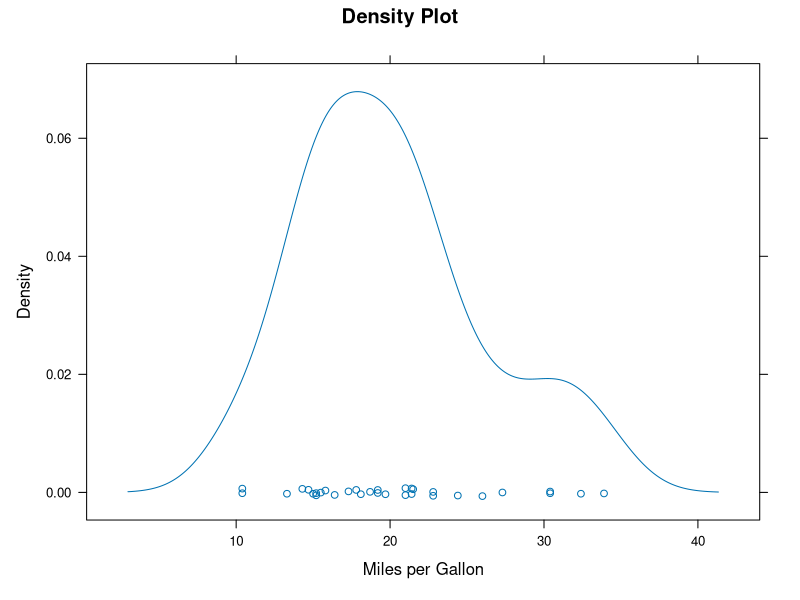
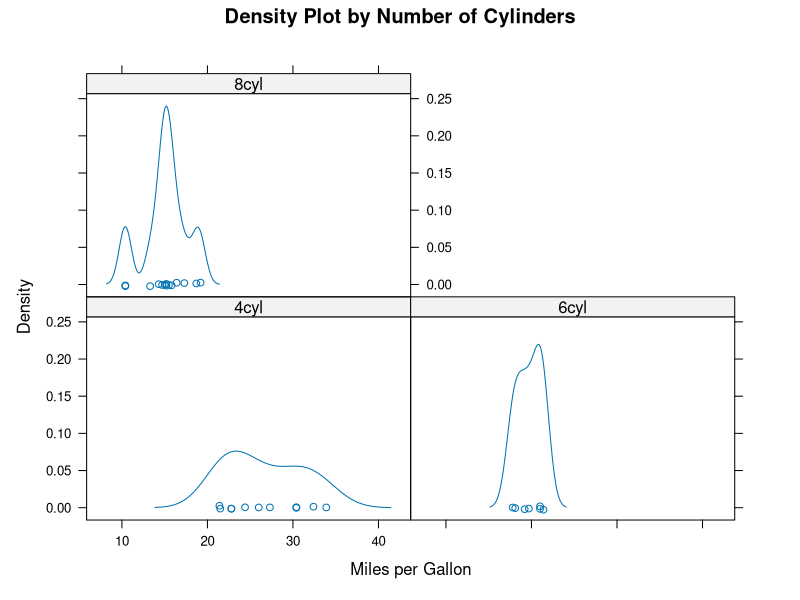
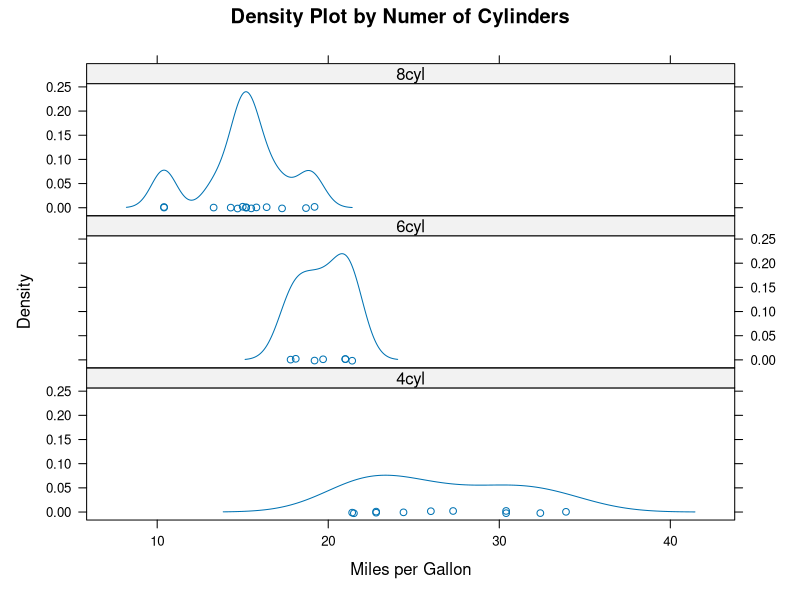
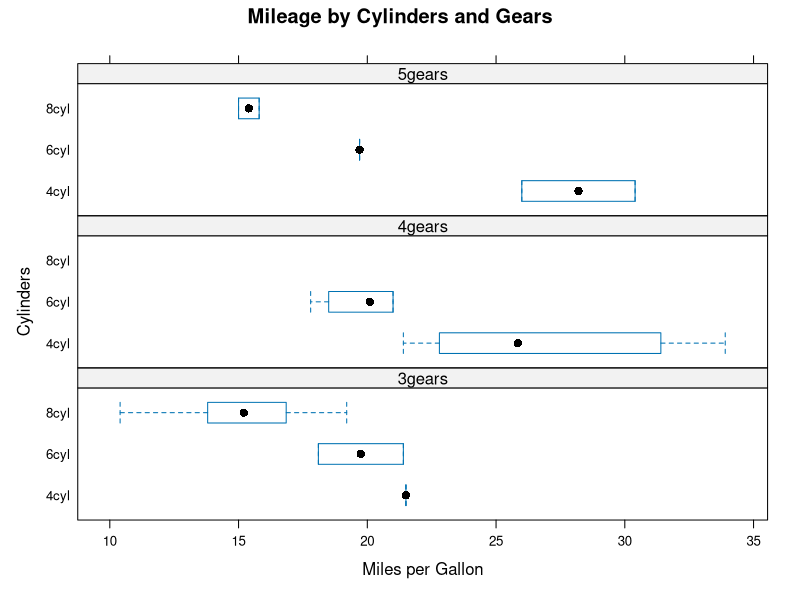
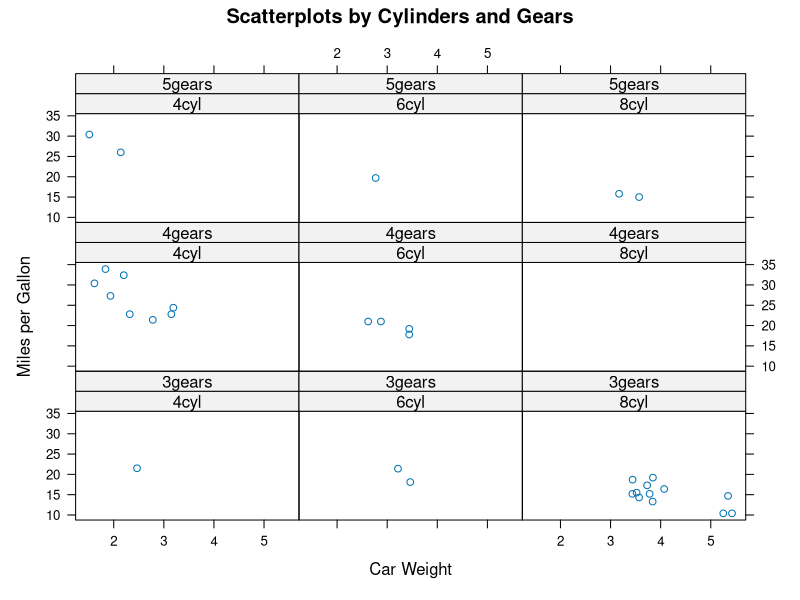
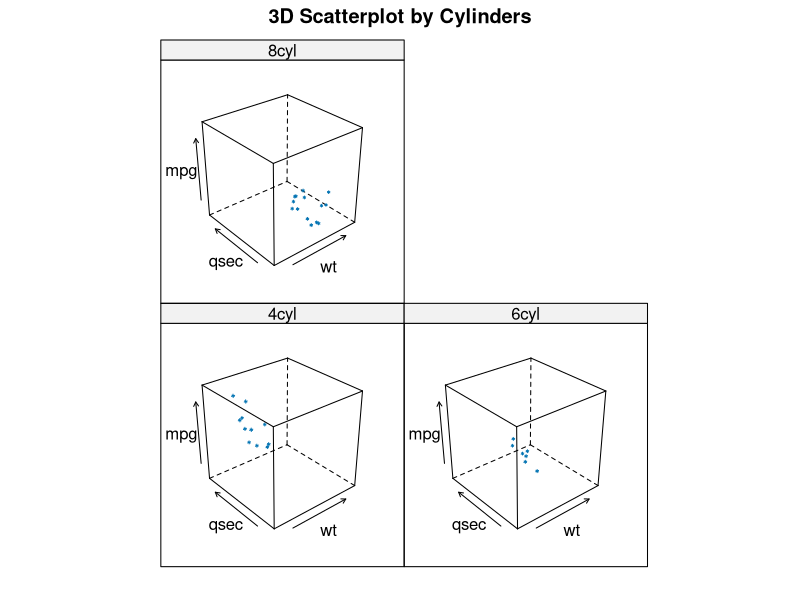
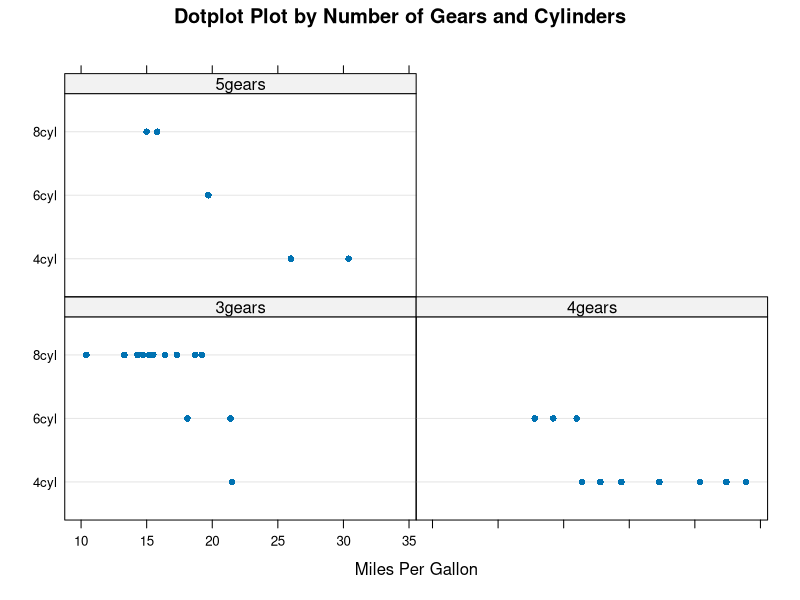
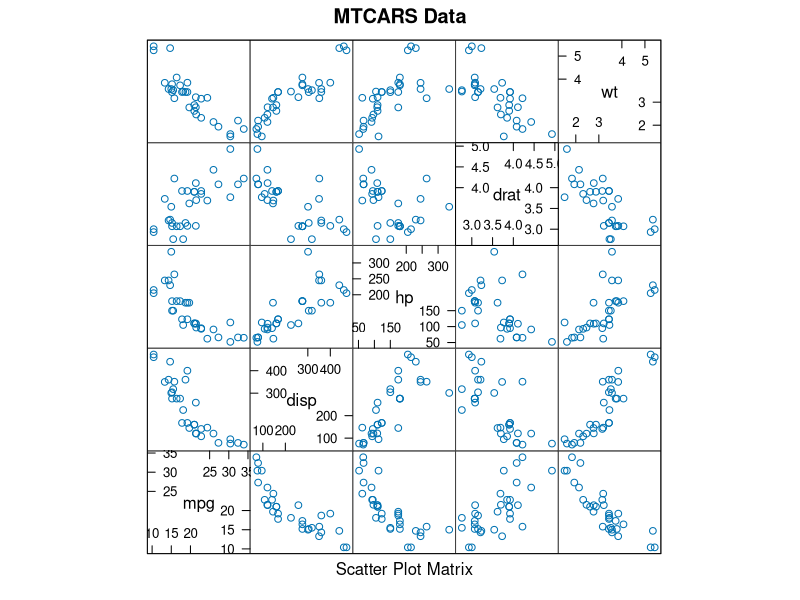

R code for these plots, in order:
# https://www.statmethods.net/advgraphs/trellis.html

library(lattice)
attach(mtcars)

# create factors with value labels
gear.f<-factor(gear,levels=c(3,4,5),
               labels=c("3gears","4gears","5gears"))
cyl.f <-factor(cyl,levels=c(4,6,8),
               labels=c("4cyl","6cyl","8cyl"))

# kernel density plot
densityplot(~mpg,
            main="Density Plot",
            xlab="Miles per Gallon")

densityplot(~mpg|cyl.f,
            main="Density Plot by Number of Cylinders",
            xlab="Miles per Gallon")

densityplot(~mpg|cyl.f,
            main="Density Plot by Numer of Cylinders",
            xlab="Miles per Gallon",
            layout=c(1,3))




# boxplots for each combination of two factors
bwplot(cyl.f~mpg|gear.f, ylab="Cylinders", xlab="Miles per Gallon",
       main="Mileage by Cylinders and Gears",
       layout=(c(1,3)))
       
# scatterplots for each combination of two factors
xyplot(mpg~wt|cyl.f*gear.f,
  main="Scatterplots by Cylinders and Gears",
  ylab="Miles per Gallon", xlab="Car Weight")

       
# 3d scatterplot by factor level
cloud(mpg~wt*qsec|cyl.f,
             main="3D Scatterplot by Cylinders")
       
# dotplot for each combination of two factors
dotplot(cyl.f~mpg|gear.f,
               main="Dotplot Plot by Number of Gears and Cylinders",
               xlab="Miles Per Gallon")

# scatterplot matrix
splom(mtcars[c(1,3,4,5,6)],
             main="MTCARS Data")


##########

